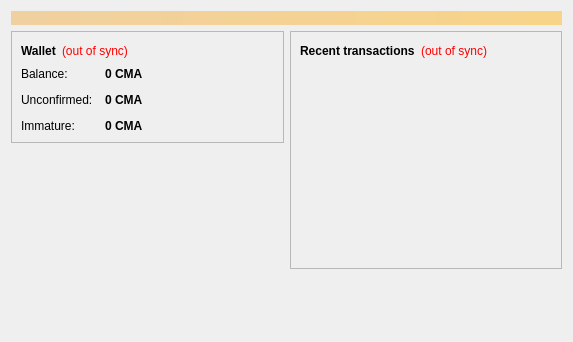
<?xml version="1.0" encoding="UTF-8"?>
<ui version="4.0">
 <class>OverviewPage</class>
 <widget class="QWidget" name="OverviewPage">
  <property name="geometry">
   <rect>
    <x>0</x>
    <y>0</y>
    <width>573</width>
    <height>342</height>
   </rect>
  </property>
  <property name="windowTitle">
   <string>Form</string>
  </property>
  <layout class="QVBoxLayout" name="topLayout">
   <item>
    <widget class="QLabel" name="labelAlerts">
     <property name="visible">
      <bool>false</bool>
     </property>
     <property name="styleSheet">
      <string notr="true">background-color: qlineargradient(x1: 0, y1: 0, x2: 1, y2: 0, stop:0 #F0D0A0, stop:1 #F8D488); color:#000000;</string>
     </property>
     <property name="wordWrap">
      <bool>true</bool>
     </property>
     <property name="margin">
      <number>3</number>
     </property>
    </widget>
   </item>
   <item>
    <layout class="QHBoxLayout" name="horizontalLayout" stretch="1,1">
     <item>
      <layout class="QVBoxLayout" name="verticalLayout_2">
       <item>
        <widget class="QFrame" name="frame">
         <property name="frameShape">
          <enum>QFrame::StyledPanel</enum>
         </property>
         <property name="frameShadow">
          <enum>QFrame::Raised</enum>
         </property>
         <layout class="QVBoxLayout" name="verticalLayout_4">
          <item>
           <layout class="QHBoxLayout" name="horizontalLayout_4">
            <item>
             <widget class="QLabel" name="label_5">
              <property name="font">
               <font>
                <weight>75</weight>
                <bold>true</bold>
               </font>
              </property>
              <property name="text">
               <string>Wallet</string>
              </property>
             </widget>
            </item>
            <item>
             <widget class="QLabel" name="labelWalletStatus">
              <property name="toolTip">
               <string>The displayed information may be out of date. Your wallet automatically synchronizes with the crimeacoin network after a connection is established, but this process has not completed yet.</string>
              </property>
              <property name="styleSheet">
               <string notr="true">QLabel { color: red; }</string>
              </property>
              <property name="text">
               <string notr="true">(out of sync)</string>
              </property>
              <property name="alignment">
               <set>Qt::AlignLeading|Qt::AlignLeft|Qt::AlignVCenter</set>
              </property>
             </widget>
            </item>
            <item>
             <spacer name="horizontalSpacer_2">
              <property name="orientation">
               <enum>Qt::Horizontal</enum>
              </property>
              <property name="sizeHint" stdset="0">
               <size>
                <width>40</width>
                <height>20</height>
               </size>
              </property>
             </spacer>
            </item>
           </layout>
          </item>
          <item>
           <layout class="QFormLayout" name="formLayout_2">
            <property name="fieldGrowthPolicy">
             <enum>QFormLayout::AllNonFixedFieldsGrow</enum>
            </property>
            <property name="horizontalSpacing">
             <number>12</number>
            </property>
            <property name="verticalSpacing">
             <number>12</number>
            </property>
            <item row="0" column="0">
             <widget class="QLabel" name="label">
              <property name="text">
               <string>Balance:</string>
              </property>
             </widget>
            </item>
            <item row="0" column="1">
             <widget class="QLabel" name="labelBalance">
              <property name="font">
               <font>
                <weight>75</weight>
                <bold>true</bold>
               </font>
              </property>
              <property name="cursor">
               <cursorShape>IBeamCursor</cursorShape>
              </property>
              <property name="toolTip">
               <string>Your current balance</string>
              </property>
              <property name="text">
               <string notr="true">0 CMA</string>
              </property>
              <property name="textInteractionFlags">
               <set>Qt::LinksAccessibleByMouse|Qt::TextSelectableByKeyboard|Qt::TextSelectableByMouse</set>
              </property>
             </widget>
            </item>
            <item row="1" column="0">
             <widget class="QLabel" name="label_3">
              <property name="text">
               <string>Unconfirmed:</string>
              </property>
             </widget>
            </item>
            <item row="1" column="1">
             <widget class="QLabel" name="labelUnconfirmed">
              <property name="font">
               <font>
                <weight>75</weight>
                <bold>true</bold>
               </font>
              </property>
              <property name="cursor">
               <cursorShape>IBeamCursor</cursorShape>
              </property>
              <property name="toolTip">
               <string>Total of transactions that have yet to be confirmed, and do not yet count toward the current balance</string>
              </property>
              <property name="text">
               <string notr="true">0 CMA</string>
              </property>
              <property name="textInteractionFlags">
               <set>Qt::LinksAccessibleByMouse|Qt::TextSelectableByKeyboard|Qt::TextSelectableByMouse</set>
              </property>
             </widget>
            </item>
            <item row="2" column="0">
             <widget class="QLabel" name="labelImmatureText">
              <property name="text">
               <string>Immature:</string>
              </property>
             </widget>
            </item>
            <item row="2" column="1">
             <widget class="QLabel" name="labelImmature">
              <property name="font">
               <font>
                <weight>75</weight>
                <bold>true</bold>
               </font>
              </property>
              <property name="toolTip">
               <string>Mined balance that has not yet matured</string>
              </property>
              <property name="text">
               <string notr="true">0 CMA</string>
              </property>
              <property name="textInteractionFlags">
               <set>Qt::LinksAccessibleByMouse|Qt::TextSelectableByKeyboard|Qt::TextSelectableByMouse</set>
              </property>
             </widget>
            </item>
           </layout>
          </item>
         </layout>
        </widget>
       </item>
       <item>
        <spacer name="verticalSpacer">
         <property name="orientation">
          <enum>Qt::Vertical</enum>
         </property>
         <property name="sizeHint" stdset="0">
          <size>
           <width>20</width>
           <height>40</height>
          </size>
         </property>
        </spacer>
       </item>
      </layout>
     </item>
     <item>
      <layout class="QVBoxLayout" name="verticalLayout_3">
       <item>
        <widget class="QFrame" name="frame_2">
         <property name="frameShape">
          <enum>QFrame::StyledPanel</enum>
         </property>
         <property name="frameShadow">
          <enum>QFrame::Raised</enum>
         </property>
         <layout class="QVBoxLayout" name="verticalLayout">
          <item>
           <layout class="QHBoxLayout" name="horizontalLayout_2">
            <item>
             <widget class="QLabel" name="label_4">
              <property name="text">
               <string>&lt;b&gt;Recent transactions&lt;/b&gt;</string>
              </property>
             </widget>
            </item>
            <item>
             <widget class="QLabel" name="labelTransactionsStatus">
              <property name="toolTip">
               <string>The displayed information may be out of date. Your wallet automatically synchronizes with the crimeacoin network after a connection is established, but this process has not completed yet.</string>
              </property>
              <property name="styleSheet">
               <string notr="true">QLabel { color: red; }</string>
              </property>
              <property name="text">
               <string notr="true">(out of sync)</string>
              </property>
              <property name="alignment">
               <set>Qt::AlignRight|Qt::AlignTrailing|Qt::AlignVCenter</set>
              </property>
             </widget>
            </item>
            <item>
             <spacer name="horizontalSpacer">
              <property name="orientation">
               <enum>Qt::Horizontal</enum>
              </property>
              <property name="sizeHint" stdset="0">
               <size>
                <width>40</width>
                <height>20</height>
               </size>
              </property>
             </spacer>
            </item>
           </layout>
          </item>
          <item>
           <widget class="QListView" name="listTransactions">
            <property name="styleSheet">
             <string notr="true">QListView { background: transparent; }</string>
            </property>
            <property name="frameShape">
             <enum>QFrame::NoFrame</enum>
            </property>
            <property name="verticalScrollBarPolicy">
             <enum>Qt::ScrollBarAlwaysOff</enum>
            </property>
            <property name="horizontalScrollBarPolicy">
             <enum>Qt::ScrollBarAlwaysOff</enum>
            </property>
            <property name="selectionMode">
             <enum>QAbstractItemView::NoSelection</enum>
            </property>
           </widget>
          </item>
         </layout>
        </widget>
       </item>
       <item>
        <spacer name="verticalSpacer_2">
         <property name="orientation">
          <enum>Qt::Vertical</enum>
         </property>
         <property name="sizeHint" stdset="0">
          <size>
           <width>20</width>
           <height>40</height>
          </size>
         </property>
        </spacer>
       </item>
      </layout>
     </item>
    </layout>
   </item>
  </layout>
 </widget>
 <resources/>
 <connections/>
</ui>
